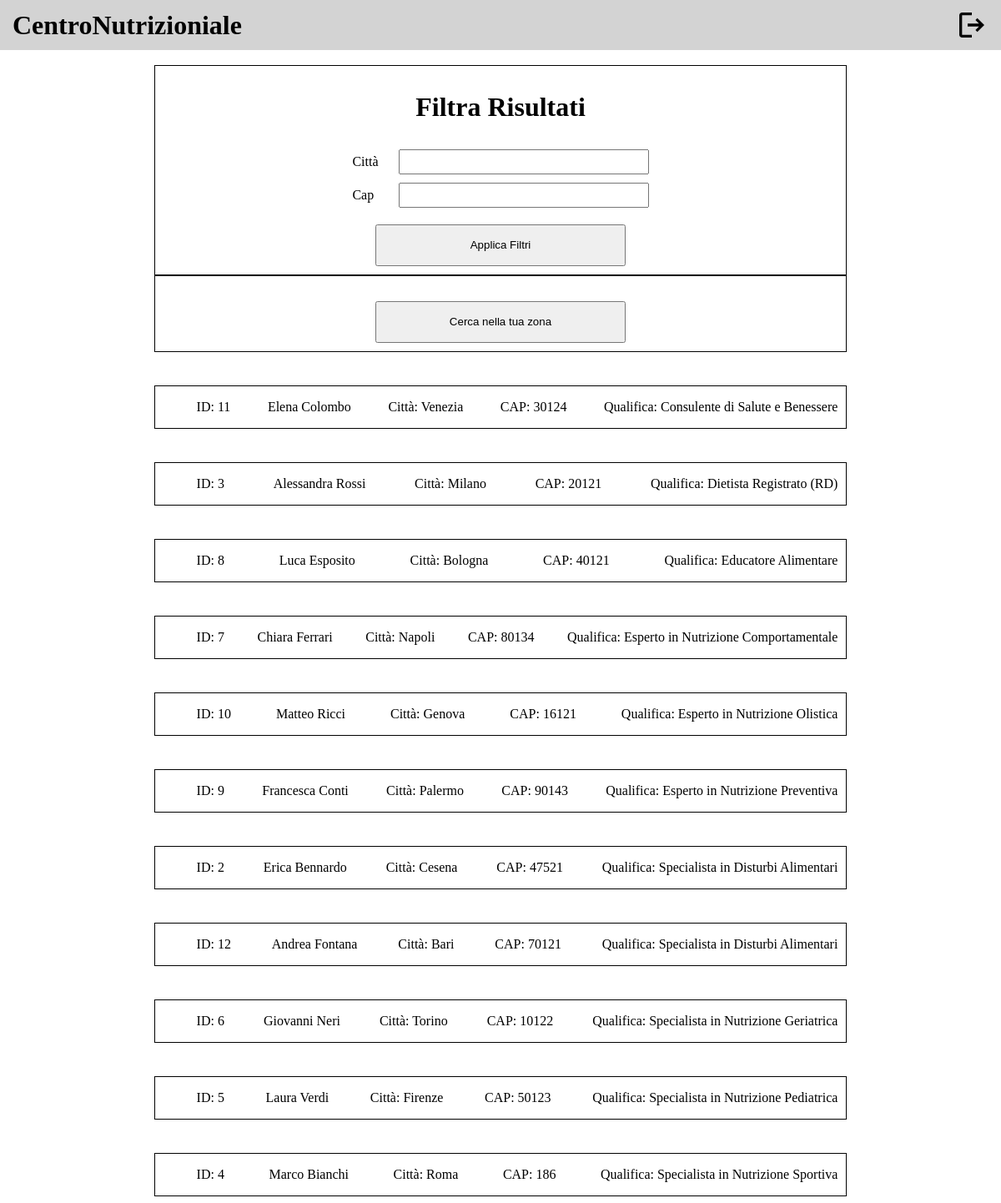
The app's page /public/cercaNutrizionista.php (signed in), older data.
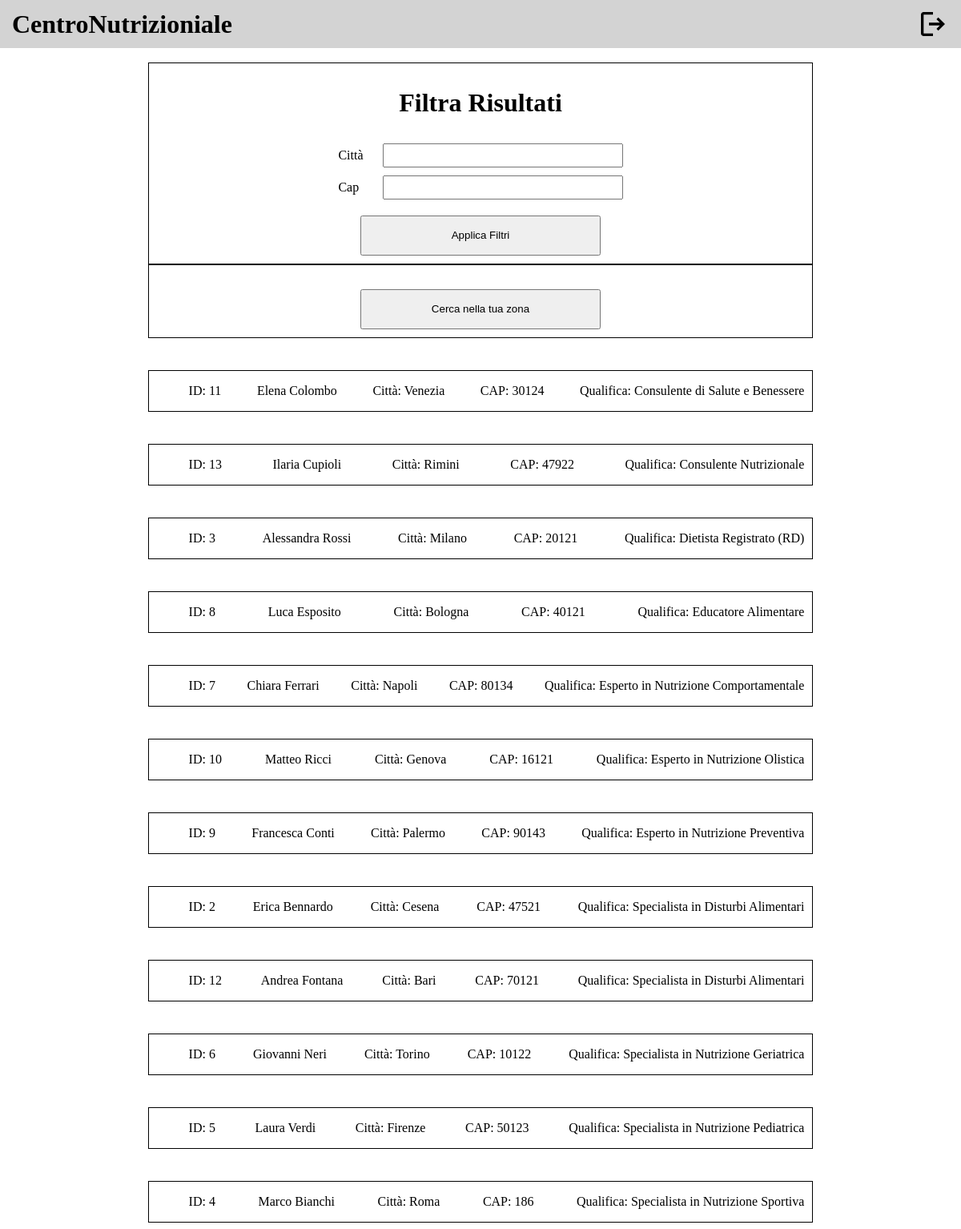
The same page, newer data.
### tables this page shows
CREATE TABLE `nutrizionista` (
  `Nome` varchar(50) NOT NULL,
  `Cognome` varchar(50) NOT NULL,
  `Email` varchar(30) NOT NULL,
  `IDNutrizionista` int(11) NOT NULL,
  `Password` varchar(255) NOT NULL,
  `MediaVoti` int(11) NOT NULL
);

CREATE TABLE `possiede_q` (
  `IDNutrizionista` int(11) NOT NULL,
  `Titolo` varchar(100) NOT NULL
);

CREATE TABLE `indirizzo_prof` (
  `IDNutrizionista` int(11) NOT NULL,
  `Citta` varchar(50) NOT NULL,
  `CAP` int(11) NOT NULL,
  `Via` varchar(50) NOT NULL,
  `NCivico` int(11) NOT NULL
);

### db/database.php (called while the page is built, shortened)
<?php
require_once ("nutrizionistaTable.php");
require_once ("recensioniTable.php");
class DatabaseConnection
{
    private $nutrizionistaTable;
    private $recensioniTable;
    public function __construct($servername, $username, $password, $dbname, $port)
    {
        $this->db = new mysqli($servername, $username, $password, $dbname, $port);
        $this->nutrizionistaTable = new NutrizionistaTable($this->db);
        $this->recensioniTable = new RecensioniTable($this->db);
    }
    public function getNutrizionistaTable()
    {
        return $this->nutrizionistaTable;
    }
    public function getRecensioniTable()
    {
        return $this->recensioniTable;
    }
}

### bootstrap.php (called while the page is built, shortened)
<?php
require_once ("db/database.php");
$dbh = new DatabaseConnection("localhost", "root", "", "centronutrizionale1", 3306);
?>

### db/nutrizionistaTable.php (called while the page is built, shortened)
<?php
class NutrizionistaTable
{
    private $db;
    public function __construct($db)
    {
        $this->db = $db;
    }
    public function getNutrizionistaById($id)
    {
        $stmt = $this->db->prepare("SELECT *
        FROM nutrizionista n
        JOIN informazione i ON n.IDNutrizionista = i.IDNutrizionista
        JOIN indirizzo_prof ip ON n.IDNutrizionista = ip.IDNutrizionista
        JOIN possiede_q q ON n.IDNutrizionista = q.IDNutrizionista
        WHERE n.IDNutrizionista=?");
        $stmt->bind_param('i', $id);
        $stmt->execute();
        $result = $stmt->get_result();
        return $result->fetch_all(MYSQLI_ASSOC);
    }
    public function getAllNutrizionisti()
    {
        $stmt = $this->db->prepare("SELECT *
        FROM nutrizionista n
        JOIN informazione i ON n.IDNutrizionista = i.IDNutrizionista
        JOIN indirizzo_prof ip ON n.IDNutrizionista = ip.IDNutrizionista
        JOIN possiede_q q ON n.IDNutrizionista = q.IDNutrizionista
        ");
        $stmt->execute();
        $result = $stmt->get_result();
        return $result->fetch_all(MYSQLI_ASSOC);
    }
    public function getAttualNutrizionista($idCliente)
    {
        $stmt = $this->db->prepare("SELECT
        s.Data,
        s.Ora,
        s.IDNutrizionista,
        n.Nome,
        n.Cognome,
        n.Email,
        n.MediaVoti,
        q.Titolo AS Qualifica,
        i.Esperienza,
        i.Specializzazione,
        i.Orari,
        i.Telefono,
        p.Citta,
        p.CAP,
        p.Via,
        p.NCivico
    FROM
        scelta s
    JOIN
        nutrizionista n ON s.IDNutrizionista = n.IDNutrizionista
    LEFT JOIN
        possiede_q q ON n.IDNutrizionista = q.IDNutrizionista
    LEFT JOIN
        informazione i ON n.IDNutrizionista = i.IDNutrizionista
    LEFT JOIN
        indirizzo_prof p ON n.IDNutrizionista = p.IDNutrizionista
    WHERE
        s.IDCliente = ?
    ORDER BY
        s.Data DESC,
        s.Ora DESC
    LIMIT 1;
    ");
        $stmt->bind_param('i', $idCliente);
        $stmt->execute();
        $result = $stmt->get_result();
        return $result->fetch_all(MYSQLI_ASSOC);
    }
    public function getObiettivoPiuRichiesto($idNutrizionista)
    {
        $stmt = $this->db->prepare("SELECT
    o.Descrizione,
    COUNT(s.CodiceObiettivo) AS NumRichieste
FROM
    scheda s
JOIN
    cliente c ON s.IDCliente = c.IDCliente
JOIN
    consulenza cons ON cons.IDCliente = c.IDCliente
JOIN
    obiettivo o ON s.CodiceObiettivo = o.CodiceObiettivo
WHERE
    cons.IDNutrizionista = ?
GROUP BY
    o.Descrizione
ORDER BY
    NumRichieste DESC
LIMIT 1;");
        $stmt->bind_param('i', $idNutrizionista);
        $stmt->execute();
        $result = $stmt->get_result();
        return $result->fetch_all(MYSQLI_ASSOC);
    }
}
?>

### nutrizionista.php (called while the page is built, shortened)
<?php
require_once ("bootstrap.php");
if (isUserLoggedIn()) {
    if (!empty($id)) {
        $templateparams["nutrizionista"] = $dbh->getNutrizionistaTable()->getNutrizionistaById($id);
        $templateparams["recensioni"] = $dbh->getRecensioniTable()->getRecensioniByNutrizionistaId($id);
        $templateparams["recensioniNutrizionista"] = $dbh->getRecensioniTable()->getRecensioniECountByNutrizionistaId($id);
        $templateparams["obiettivo"] = $dbh->getNutrizionistaTable()->getObiettivoPiuRichiesto($id);
    }
    $templateparams["allNutrizionisti"] = $dbh->getNutrizionistaTable()->getAllNutrizionisti();
    $templateparams["nutrizionistaAttuale"] = $dbh->getNutrizionistaTable()->getAttualNutrizionista($_SESSION["id"]);
}
?>

### db/recensioniTable.php (called while the page is built, shortened)
<?php
class RecensioniTable
{
  private $db;
  public function __construct($db)
  {
    $this->db = $db;
  }
  public function getRecensioniByNutrizionistaId($idNutrizionista)
  {
    $stmt = $this->db->prepare("SELECT * FROM recensione WHERE IDNutrizionista = ?");
    $stmt->bind_param('i', $idNutrizionista);
    $stmt->execute();
    $result = $stmt->get_result();
    return $result->fetch_all(MYSQLI_ASSOC);
  }
  public function getNumeroTotaleRecensioniByNutrizionistaId($idNutrizionista)
    {
        $stmt = $this->db->prepare("SELECT COUNT(*) AS NumeroTotaleRecensioni FROM recensione WHERE IDNutrizionista = ?");
        $stmt->bind_param('i', $idNutrizionista);
        $stmt->execute();
        $result = $stmt->get_result();
        return $result->fetch_assoc();
    }
    public function getRecensioniECountByNutrizionistaId($idNutrizionista)
    {
        $recensioni = $this->getRecensioniByNutrizionistaId($idNutrizionista);
        $numeroTotaleRecensioni = $this->getNumeroTotaleRecensioniByNutrizionistaId($idNutrizionista);
        return array(
            "recensioni" => $recensioni,
            "numeroTotaleRecensioni" => $numeroTotaleRecensioni["NumeroTotaleRecensioni"]
        );
    }
}

### public/cercaNutrizionista.php (the view, shortened to what this page needs)
<!DOCTYPE html>
<html lang="en">
<head>
  <link rel="stylesheet" href="../template/components/components.css">
  <link rel="stylesheet" href="../template/header/header.css">
  <link rel="stylesheet" href="styles/cercaNutrizionista.css">
</head>
<body>
  <?php include ("../template/header/headerCliente.html");
  require ("../bootstrap.php");
  $id = $_SESSION["id"];
  require ("../nutrizionista.php");
  require ("../search.php"); ?>
  <main>
    <form action="" method="post">
      <h1>Filtra Risultati</h1>
      <div class="city">
        <label for="city">Città</label>
        <input class="txt" type="text" id="city" name="city">
      </div>
      <div class="cap">
        <label for="cap">Cap</label>
        <input class="txt" type="text" id="cap" name="cap">
      </div>
      <button class="btn">Applica Filtri</button>
    </form>
    <form action="" method="post">
      <button type="input" class="btn" name="searchNearYou">Cerca nella tua zona</button>
    </form>
    <?php if (isset($_GET["text"])) { ?>
      <br>
      <br>
      <?php echo $_GET["text"];
    } else {
      foreach ($templateparams["allNutrizionisti"] as $nutrizionista): ?>
        <div data-id="<?php echo $nutrizionista["IDNutrizionista"]; ?>" data-sceltaAttuale="<?php if ($templateparams["nutrizionistaAttuale"][0]["IDNutrizionista"] == $nutrizionista["IDNutrizionista"]) {
             echo "si";
           } else {
             echo "no";
           } ?>" class="result">
          <ul>
            <li>ID: <?php echo $nutrizionista["IDNutrizionista"]; ?></li>
            <li><?php echo $nutrizionista["Nome"], " ", $nutrizionista["Cognome"]; ?></li>
            <li>Città: <?php echo $nutrizionista["Citta"]; ?></li>
            <li>CAP: <?php echo $nutrizionista["CAP"]; ?></li>
            <li>Qualifica: <?php echo $nutrizionista["Titolo"]; ?></li>
          </ul>
        </div>
      <?php endforeach;
    } ?>
  </main>
</body>
</html>

### template/components/components.css (style rules this page uses)
body { display: flex; flex-direction: column; }
.btn { width: 100%; max-width: 300px; height: 50px; cursor: pointer; }
.txt { width: 100%; max-width: 300px; height: 30px; box-sizing: border-box; }

### template/header/header.css (style rules this page uses)
header h1 { margin: 0; }
header { display: flex; height: 60px; background-color: lightgray; justify-content: space-between; align-content:end; position: fixed; left: 0; right: 0; top: 0; }
.logout, .logo { display: flex; align-items: center; }
.logo { margin-left: 15px; }
.logout { margin-right: 15px; }
.logout img { height: 40px; }

### public/styles/cercaNutrizionista.css (style rules this page uses)
main { margin-top: 70px; display: flex; flex-direction: column; justify-content: center; align-items: center; }
form { display: flex; flex-direction: column; width: 30%; border: 1px solid black; padding: 10px 20%; }
form h1 { text-align: center; }
form div { margin-top: 10px; display: flex; justify-content: space-between; align-items: center; flex-wrap: wrap; }
form button { margin-top: 20px; align-self: flex-end; }
.result { margin-top: 40px; border: 1px solid black; width: 70%; }
.result ul { display: flex; list-style-type: none; justify-content: space-between; flex-wrap: wrap; }
.result ul li { margin: 0 10px; }
@media (max-width: 1374px) { form button { align-self: center; } }

Row changes from the older to the newer data that the page shows:
added nutrizionista: possiede_q.IDNutrizionista "13", Nome "Ilaria", Cognome "Cupioli", indirizzo_prof.Citta "Rimini", indirizzo_prof.CAP "47922", possiede_q.Titolo "Consulente Nutrizionale"
